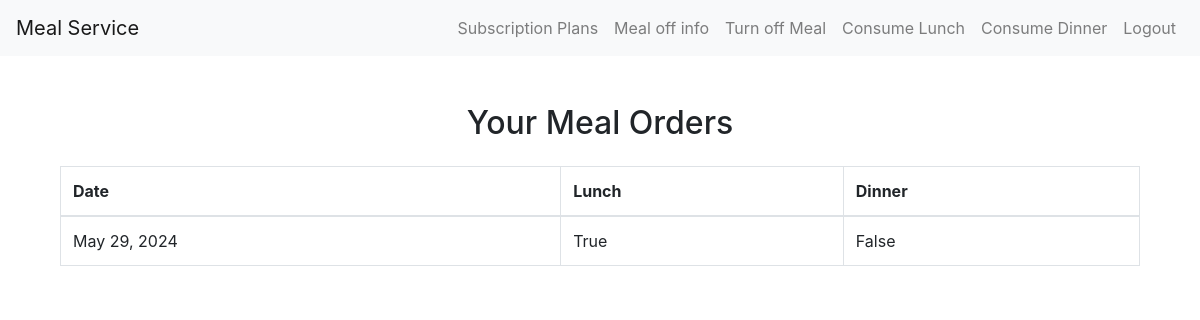
/meals/meal-order-info/ (signed in), run on an earlier commit of the app's database.
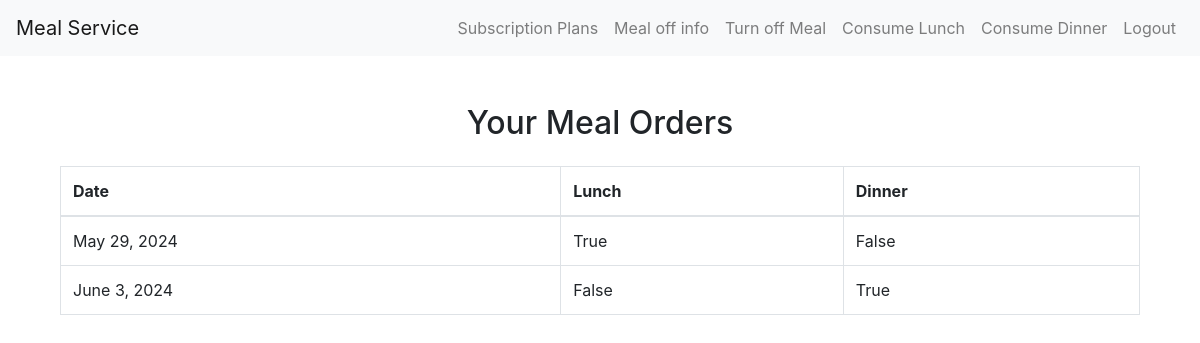
And on a later commit of the database.
### meals/models.py (models this page shows, shortened)
class MealOff(models.Model):
    MEAL_CHOICES = [
        ('lunch', 'Lunch'),
        ('dinner', 'Dinner'),
    ]
    customer = models.ForeignKey(Customer, on_delete=models.CASCADE)
    date = models.DateField()
    meal_type = models.CharField(max_length=10, choices=MEAL_CHOICES, null=True, blank=True)
    lunch_off = models.BooleanField(default=False)
    dinner_off = models.BooleanField(default=False)

### meals/views.py (the view)
# urls.py: path('meal-order-info/', meal_order_info, name='meal_order_info'),
@login_required
def meal_order_info(request):
    user = request.user
    customer = Customer.objects.get(user=user)
    meal_offs = MealOff.objects.filter(customer=customer)
    return render(request, 'meals/meal_order_info.html', {'meal_offs': meal_offs})

### meals/templates/meals/meal_order_info.html (shortened to what this page needs)
{% extends 'meals/base.html' %}
{% block content %}
<div class="container mt-5">
    <h2 class="text-center">Your Meal Orders</h2>
    <table class="table table-bordered mt-4">
        <thead>
            <tr>
                <th>Date</th>
                <th>Lunch</th>
                <th>Dinner</th>
            </tr>
        </thead>
        <tbody>
            {% for meal_off in meal_offs %}
            <tr>
                <td>{{ meal_off.date }}</td>
                <td>{{ meal_off.lunch_off }}</td>
                <td>{{ meal_off.dinner_off }}</td>
            </tr>
            {% endfor %}
        </tbody>
    </table>
</div>
{% endblock %}

### meals/templates/meals/base.html (shortened to what this page needs)
{% load static %}
<!DOCTYPE html>
<html lang="en">
<head>
    <link href="https://stackpath.bootstrapcdn.com/bootstrap/4.5.2/css/bootstrap.min.css" rel="stylesheet">
    <link href="https://maxcdn.bootstrapcdn.com/bootstrap/4.5.2/css/bootstrap.min.css" rel="stylesheet">
    <link href="https://cdnjs.cloudflare.com/ajax/libs/font-awesome/5.15.3/css/all.min.css" rel="stylesheet">
    <link rel="stylesheet" href="{% static 'css/styles.css' %}">
</head>
<body>
    <header>
        <nav class="navbar navbar-expand-lg navbar-light bg-light">
            <a class="navbar-brand" href="{% url 'home' %}">Meal Service</a>
            <div class="collapse navbar-collapse" id="navbarNav">
                <ul class="navbar-nav ml-auto">
                    {% if user.is_authenticated %}
                        <li class="nav-item"><a class="nav-link" href="{% url 'subscription_plans' %}">Subscription Plans</a></li>
                        <li class="nav-item"><a class="nav-link" href="{% url 'meal_order_info' %}">Meal off info</a></li>
                        <li class="nav-item"><a class="nav-link" href="{% url 'meal_off' %}">Turn off Meal</a></li>
                        <li class="nav-item"><a class="nav-link" href="{% url 'consume_meal' 'lunch' %}">Consume Lunch</a></li>
                        <li class="nav-item"><a class="nav-link" href="{% url 'consume_meal' 'dinner' %}">Consume Dinner</a></li>
                        <li class="nav-item"><a class="nav-link" href="{% url 'logout' %}">Logout</a></li>
                    {% else %}
                        <li class="nav-item"><a class="nav-link" href="{% url 'signup' %}">Sign Up</a></li>
                        <li class="nav-item"><a class="nav-link" href="{% url 'login' %}">Login</a></li>
                    {% endif %}
                </ul>
            </div>
        </nav>
    </header>
    <main class="container mt-5">
        {% block content %}
        {% endblock %}
    </main>
</body>
</html>

What changed in the data, as far as the page shows it:
added MealOff: date "June 3, 2024", lunch_off "False", dinner_off "True"
